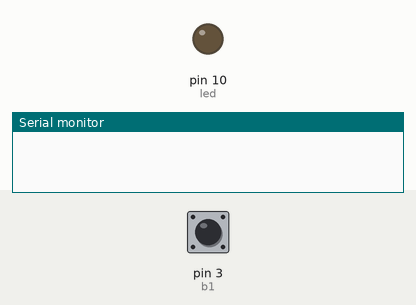
A sketch run on a simulated Arduino Uno, built with avr-gcc and run on an emulated ATmega328P. Shown: output pins drawn as LEDs (lit = HIGH), the last lines printed to the serial monitor. The inputs (shaded band) are chosen by the test bench; at power-on: pin 3 (b1) HIGH.

Above: at 1.2 s.
1.3 s: pin 3 (b1) driven LOW
At 3.0 s:
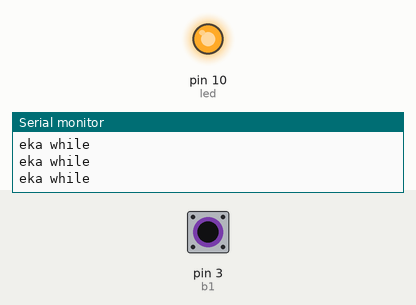
3.5 s: pin 3 (b1) pulsed HIGH 5 times (0.12 s each, 0.3 s apart)
At 5.6 s:
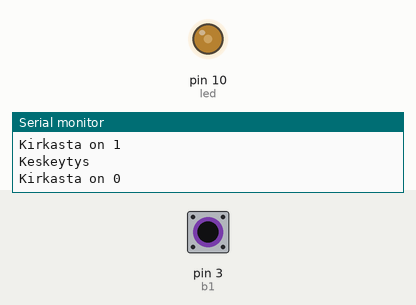
6.5 s: pin 3 (b1) pulsed HIGH 5 times (0.12 s each, 0.3 s apart)
Timing chart, 0 to 10.0 s (numbered marks = the images above; inputs shaded):
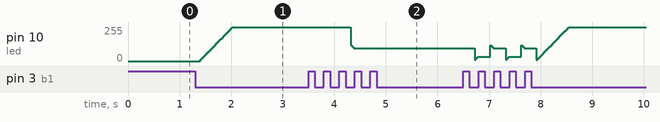

The sketch:

Tehtava3.ino
```cpp
#include <Arduino.h>

const int b1 = 3;
int led = 10;
int tila = 0;
int ledinTila = 0;
int maksimi = 255;
int puolikas = 127;
int viive = 20;
int muutos = 8;
volatile signed int kirkasta = 0;
int painike = 2;
int keskeytysViive = 100;

void setup() {
  Serial.begin(9600);
  pinMode(b1, INPUT);
  attachInterrupt(digitalPinToInterrupt(b1), kirkastus, FALLING);
  pinMode(led, OUTPUT);
}

void kirkastus() {
  Serial.println("Keskeytys");
  tila = 1;
  int tuloAika = millis();

  if (kirkasta == 0) {
    kirkasta = 1;
    Serial.println("Kirkasta on 1");
  } else {
    kirkasta = 0;
    Serial.println("Kirkasta on 0");
  }
}

void loop() {
  if (tila == 1) {
    delay(100);
    int napinTila = digitalRead(b1);
    if (napinTila == LOW && kirkasta == 0) {
      Serial.println("eka iffi");
      ledinTila = puolikas;
      analogWrite(led, 255);
    }

    if (napinTila == LOW && kirkasta == 1) {
      Serial.println("toka iffi");
      ledinTila = 0;
      analogWrite(led, 127);
    }

    while (digitalRead(b1) == LOW && ledinTila < 255 && kirkasta == 1) {
      Serial.println("eka while");
      ledinTila += muutos;
      analogWrite(led, ledinTila);
      delay(viive);
    }


    while (digitalRead(b1) == LOW && ledinTila > 7 && kirkasta == 0) {
      Serial.println("toka while");
      ledinTila -= muutos;
      analogWrite(led, ledinTila);
      delay(viive);
    }
  }
  tila = 0;
}
```

Measured:
- after the input at 1.3 s, pin 10 (led): moves from 0/255 to 255/255 over 0.62 s, starting after 0.10 s
- after the input at 3.5 s, pin 10 (led): 255/255 → 95/255 after 0.82 s
